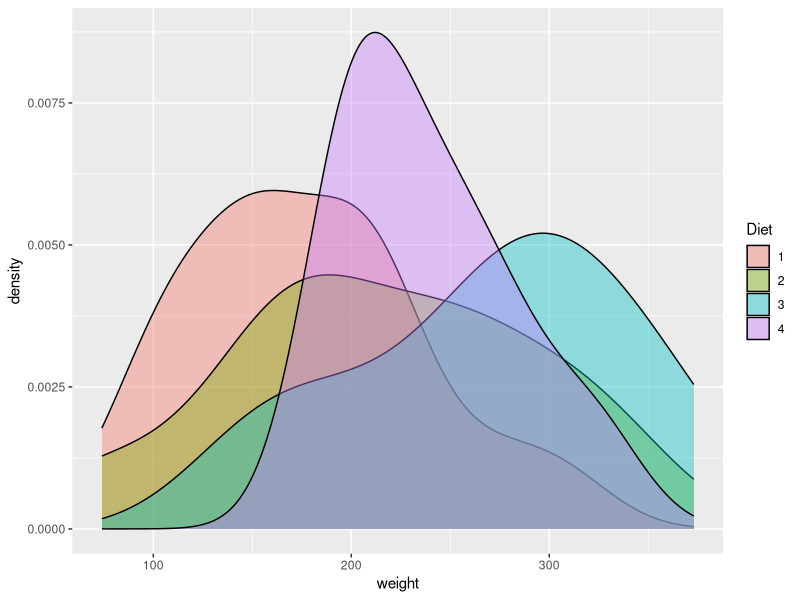

The R script that drew this image:
#RDay1.R
#Purpose
# to practise some fo the concepts that we will encounter
# 12 April 2018


# Integers ----------------------------------------------------------------

integer_r <- as.integer(seq(5, 14, by = 1))

integer_r #lists all numbers in this list

summary(integer_r)  #a brief summary of the data

#integers are discrete/nominal data

#continuous data contains an integer part and a decimal part

#generating a sequence of numeric value
numeric_r <- seq(23, 43, length.out = 10)
#legnth decides amount of values in dataset

#Dates in R 
dates_r <- seq(as.Date("2005-12-16"), as.Date("2005-12-25"), by = "day")
#asks what is the difference in days between these two dates
#format "yyyy-mm-dd" is important
#we wont go into much detail on this
dates_r
summary(dates_r)


# load libraries ----------------------------------------------------------

library(tidyverse)


# Dataframes --------------------------------------------------------------

df_r <- data.frame(integers = integer_r,
                  numeric = numeric_r,
                  dates = dates_r)
#create a tibble, each column will be named as above
#then upgrade it to a tibble

df_r <- as_tibble(df_r)
summary(df_r)

# different types of data can be combined into a dataframe called a tibble

df_r

#qualitative data classfies things into various categories, is descriptive
#categories

# People

people_r <- as.factor(c("funny hair", "beautiful",
                        "beanies"))

# colours
colour_r <- as.factor(c("red", "blue"))

# electronics
elec_r <- as.factor(c("laptops",
                      "desktops",
                      "smartphones"))

summary(colour_r)

#factor variables differ from continuous and real data



# Ordinal Data ------------------------------------------------------------

# classes are somewhat subjective

levels(colour_r)

#ordering colours from coldest to warmest - could be used to order density in High, medium,low
#tells computer what is better than the other
colour_qual <- ordered(c("blue", "green",
                            "yellow", "orange", "red"),
                       levels = c("blue", "green",
                                  "yellow", "orange",
                                  "red"))

colour_qual


# Binary Data -------------------------------------------------------------

# Measurement has one of only two outcomes. Like flipping a coin. Abscence and Prescence. True/False

binary_r <- c(TRUE, FALSE, TRUE, TRUE)
summary(binary_r)

# Characters --------------------------------------------------------------
#creating a character vector
sites_r <- c("Ystervarkpunt", "Betty's Bay", 
             "Gaansbaai", "Sea Point")
summary(sites_r)


# Missing Values ----------------------------------------------------------

#in R its specified as N/A

chicks_nest <- c(3, 2, 0, 10, 5, 6, 8, 2, 4, NA)
summary(chicks_nest)
#there is a difference between an NA and a 0
#influences SD, mean, E.T.C



# Viewing our Data --------------------------------------------------------

summary(ChickWeight)
Chick <- ChickWeight

#seek first or last few lines
head(Chick, 7)
tail(Chick, 8)

#Choosing specific data in rows 1, 54,61,12 and only from the second column
Chick[c(1,54,61,12), 2]



# Chapter 3: Decsriptive Statistics  -------------------------------------------------
#cleaned our environment

#create a dataframe
chicks <- as.tibble(ChickWeight)

#Pipe lets us chain commands together into logical order

chicks %>% 
  summarise(n())
#scientific notation "n" tells us how many in dataset
#we are starting to qunatify real data


# Measures of Central Tendency --------------------------------------------

mean_wt <- chicks %>% 
  summarise(mean_wt = mean(weight))

# Be more specific 
chicks %>% 
  filter(Time == 21) %>% 
  group_by(Diet) %>%
  summarise(mean_wt = mean(weight),
            median_wt = median(weight))

#means can be less accurate with outliers, which is why median is useful


# Visuaulising the denisty of Data ----------------------------------------

library(ggplot2)

ggplot(data = filter(chicks, Time == 21),
       aes(x = weight, fill = Diet)) +
         geom_density(alpha = 0.4)  

library(e1071)


# Skewness ----------------------------------------------------------------
 # compare differences in mean and median against skewness
chicks %>% 
  filter(Time == 21) %>% 
  group_by(Diet) %>%
  summarise(mean_wt = mean(weight),
            median_wt = median(weight),
              skew_wt = skewness(weight))

#if it is negatively skewed, the mean is behind the median
#skewness shows where majority of the data is
#tails of the data are different


# Kurtosis ----------------------------------------------------------------

#bell shaped curve with misbehaving tails
#standard bell curve lips - mesocurvic
#thin tailed distribution has few outliers
# fat tail is a squashed bell curve

#calculate the kurtosis of the tails of a distribution
chicks %>% 
  filter(Time == 21) %>% 
  group_by(Diet) %>%
  summarise(mean_wt = mean(weight),
            median_wt = median(weight),
            skew_wt = skewness(weight),
            kurtosis_wt = kurtosis(weight))
#kurtosis looks at the tails


# Variation and Spread ----------------------------------------------------

#variance first finds the mean
#it finds the variation around the mean


# Standard Deviation ------------------------------------------------------

#square root of variance
#you tend to show your mean plus minus standard deviation 
# it gives people a good idea of your sample


# A summary of many statistical properties --------------------------------

wt_summary <- chicks %>% 
  filter(Time == 21) %>% 
  group_by(Diet) %>% 
  summarise(wt_mean = mean(weight),
            wt_median = median(weight),
            wt_var = var(weight),
            wt_sd = sd(weight))

# Quantiles / Quartiles  --------------------------------------------------

#the median is the 50th percentile, the middle quartile
#a median another half way below the median is the lower quartile
#same above is the upper quartile


wt_summary <- chicks %>% 
  filter(Time == 21) %>% 
  group_by(Diet) %>% 
  summarise(wt_mean = mean(weight),
            wt_median = median(weight),
            wt_quart1 = quantile(weight, 0.25),
            wt_quart3 = quantile(weight, 0.75),
            wt_quart2 = quantile(weight, 0.5),
            wt_var = var(weight),
            wt_sd = sd(weight))




